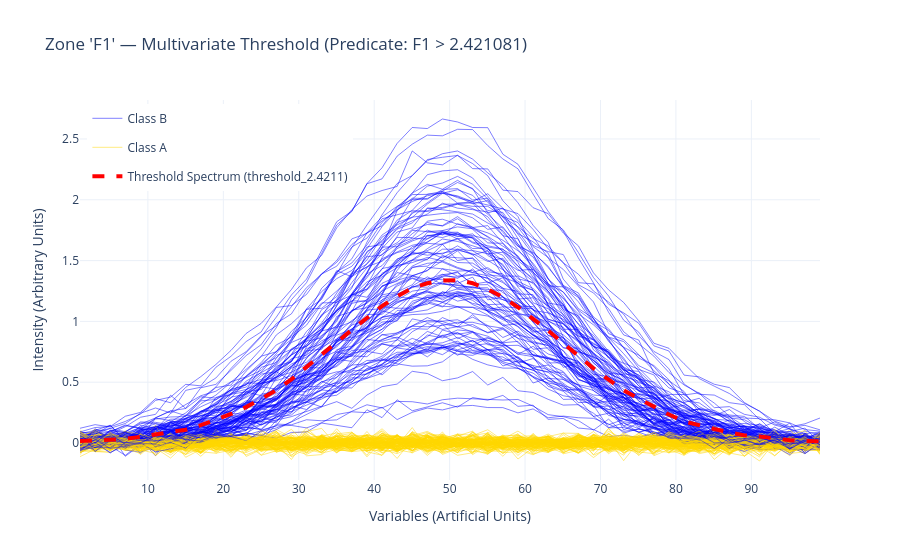
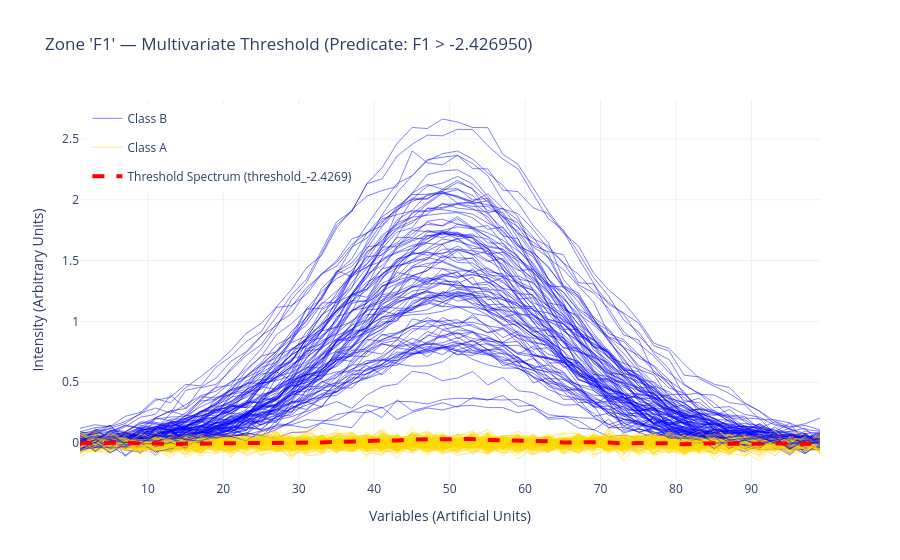
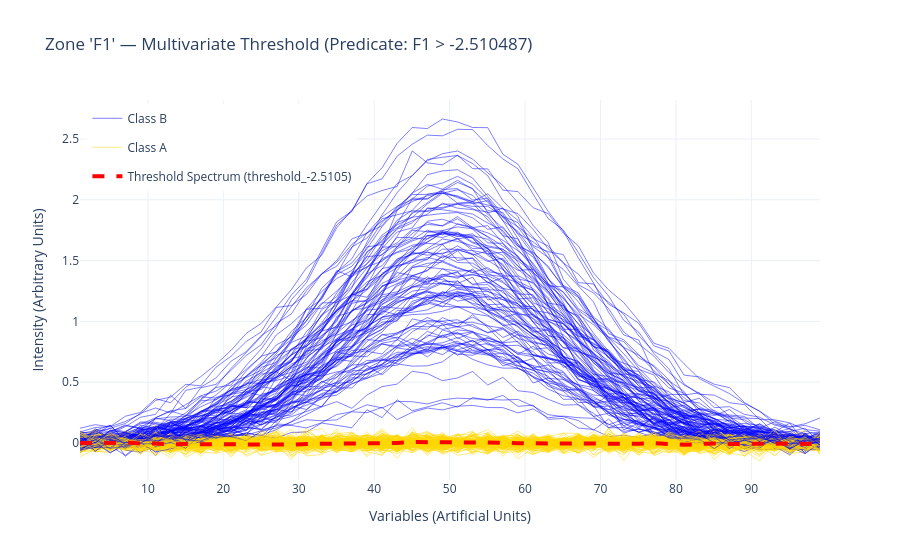
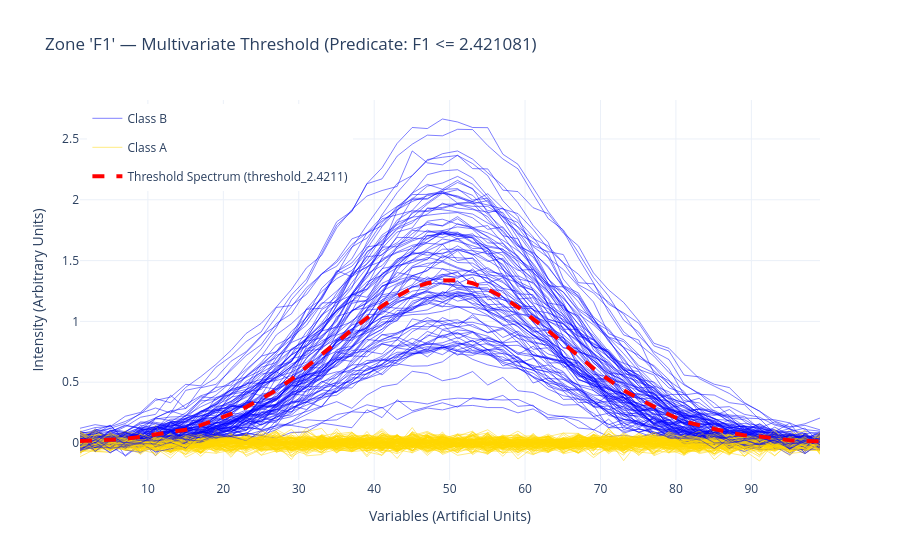

Write notebook code for charts like these, in order.
### Markdown cell above
## 6. Threshold-Spectrum Visualisations

For each zone, the top-ranked predicate threshold is reconstructed back into
spectrum space (red dashed line) and overlaid on the calibration spectra coloured by class.

### Code cell
CLASS_COLORS = {"A": "gold", "B": "blue"}

def plot_zone_inline(lrc_natural_df, row_index, spectral_zones_original,
                     pca_info_dict_original, y_labels, class_colors=None):
    """Reconstruct a threshold to spectrum space and display the plot inline."""
    if class_colors is None:
        class_colors = {"A": "gold", "B": "blue"}

    zone_name = lrc_natural_df.iloc[row_index]["Zone"]
    threshold_score = float(lrc_natural_df.iloc[row_index]["Threshold_Natural"])

    threshold_spectrum = reconstruct_threshold_to_spectrum(
        threshold_value=threshold_score,
        zone_name=zone_name,
        pca_info_dict=pca_info_dict_original,
    )

    zone_df = spectral_zones_original[zone_name]
    x_values = pd.to_numeric(zone_df.columns, errors="coerce")

    fig = go.Figure()
    seen_classes = set()
    for idx, row in zone_df.iterrows():
        class_label = y_labels.iloc[idx] if idx < len(y_labels) else "Unknown"
        show_legend = class_label not in seen_classes
        seen_classes.add(class_label)
        fig.add_trace(
            go.Scatter(
                x=x_values,
                y=row.values,
                mode="lines",
                line=dict(color=class_colors.get(class_label, "rgba(128,128,128,0.3)"), width=0.5),
                name=f"Class {class_label}",
                legendgroup=class_label,
                showlegend=show_legend,
                hoverinfo="skip",
            )
        )

    node_natural = lrc_natural_df.iloc[row_index].get("Node_Natural", "")
    fig.add_trace(
        go.Scatter(
            x=x_values,
            y=threshold_spectrum.values,
            mode="lines",
            line=dict(color="red", width=4, dash="dash"),
            name=f"Threshold Spectrum ({threshold_spectrum.name})",
        )
    )

    fig.update_layout(
        title=f"Zone '{zone_name}' — Multivariate Threshold (Predicate: {node_natural})",
        xaxis_title="Variables (Artificial Units)",
        yaxis_title="Intensity (Arbitrary Units)",
        template="plotly_white",
        showlegend=True,
        legend=dict(yanchor="top", y=0.99, xanchor="left", x=0.01),
    )
    fig.show()


top_per_zone = (
    smx.lrc_natural_[smx.lrc_natural_["Zone"].notna()]
    .sort_values("Local_Reaching_Centrality", ascending=False)[:10]
)

for _, row in top_per_zone.iterrows():
    zone_name = row["Zone"]
    row_index = smx.lrc_natural_.index[
        smx.lrc_natural_["Node"] == row["Node"]
    ].tolist()[0]
    plot_zone_inline(
        lrc_natural_df=smx.lrc_natural_,
        row_index=row_index,
        spectral_zones_original=smx.zones_natural_,
        pca_info_dict_original=smx.pca_info_natural_,
        y_labels=y_cal,
        class_colors=CLASS_COLORS,
    )
